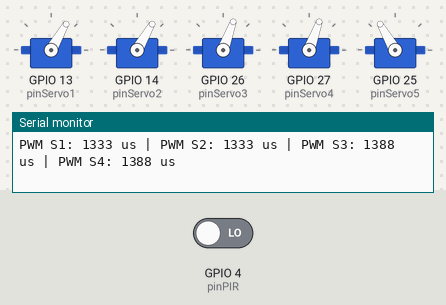
A sketch run on a simulated ESP32. On the bench: 5 × servo, the last lines printed to the serial monitor. Inputs (shaded band) come from the test bench; at power-on: GPIO 4 (pinPIR) LOW.

Above: at 3.8 s.
3.9 s: GPIO 4 (pinPIR) driven HIGH
At 5.1 s:
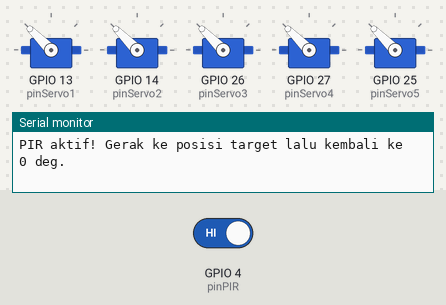
8.9 s: GPIO 4 (pinPIR) driven LOW
At 10.5 s:
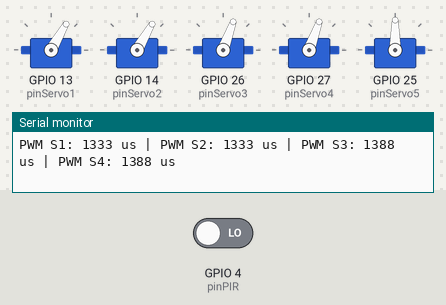
Timing chart, 0 to 18.4 s (numbered marks = the images above; inputs shaded):
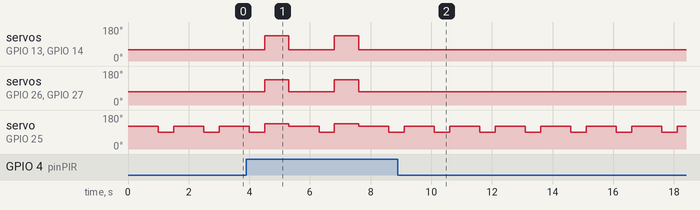

Measured:
- after the input at 3.9 s, servo on GPIO 13 (pinServo1), servo on GPIO 14 (pinServo2): alternates 135° for 0.80 s and 60° for 1.5 s, starting after 0.60 s; servo on GPIO 26 (pinServo3), servo on GPIO 27 (pinServo4): alternates 135° for 0.80 s and 70° for 1.5 s, starting after 0.60 s
- after the input at 8.9 s, servo on GPIO 13 (pinServo1), servo on GPIO 14 (pinServo2): stops changing and stays 60°; servo on GPIO 26 (pinServo3), servo on GPIO 27 (pinServo4): stops changing and stays 70°
- by itself, servo on GPIO 25 (pinServo5): alternates 120° for 1.0 s and 90° for 0.50 s

The sketch:

sketch.ino
```cpp
/*
  Nama : Hanifah Mutia Khansa
  NIM  : 26/588672/PT/11440
  Tugas: Studi Kasus Day 3 - GMRT UGM (Versi Ringkas)
*/

#include <ESP32Servo.h>
#include <Wire.h>

Servo servo1, servo2, servo3, servo4, servo5;

const int pinServo1 = 13; // Roll (berlawanan arah)
const int pinServo2 = 14; // Roll (berlawanan arah)
const int pinServo3 = 26; // Pitch (searah)
const int pinServo4 = 27; // Pitch (searah)
const int pinServo5 = 25; // Yaw
const int pinPIR = 4;  // Sensor PIR

// Ubah sudut [-90..90] ke PWM [1000..2000 us], 0 deg = 1500 us
int sudutKePWM(float sudut) {
  if (sudut > 90) sudut = 90;
  if (sudut < -90) sudut = -90;
  return map((long)round(sudut), -90, 90, 1000, 2000);
}

void setup() {
  Serial.begin(115200);
  Wire.begin(21, 22); // I2C: SDA = GPIO 21, SCL = GPIO 22
  pinMode(pinPIR, INPUT);

  servo1.attach(pinServo1, 1000, 2000);
  servo2.attach(pinServo2, 1000, 2000);
  servo3.attach(pinServo3, 1000, 2000);
  servo4.attach(pinServo4, 1000, 2000);
  servo5.attach(pinServo5, 1000, 2000);

  // Posisi awal 0 derajat (1500 us)
  servo1.writeMicroseconds(1500);
  servo2.writeMicroseconds(1500);
  servo3.writeMicroseconds(1500);
  servo4.writeMicroseconds(1500);
  servo5.writeMicroseconds(1500);

  Serial.println("Siap jalan!");
}

void loop() {
  // 1. Cek gerakan eksternal dari PIR
  if (digitalRead(pinPIR) == HIGH) {
    Serial.println("PIR aktif! Gerak ke posisi target lalu kembali ke 0 deg.");
    servo1.writeMicroseconds(sudutKePWM(45));
    servo2.writeMicroseconds(sudutKePWM(45));
    servo3.writeMicroseconds(sudutKePWM(45));
    servo4.writeMicroseconds(sudutKePWM(45));
    servo5.writeMicroseconds(sudutKePWM(45));
    delay(800);
    servo1.writeMicroseconds(1500);
    servo2.writeMicroseconds(1500);
    servo3.writeMicroseconds(1500);
    servo4.writeMicroseconds(1500);
    servo5.writeMicroseconds(1500);
  }

  // 2. Kasus Uji 1: Roll +30 deg dan Pitch -20 deg
  float roll  = 30.0;
  float pitch = -20.0;

  // Servo 1 & 2 berlawanan arah Roll; Servo 3 & 4 searah Pitch
  int pwm1 = sudutKePWM(-roll);
  int pwm2 = sudutKePWM(-roll);
  int pwm3 = sudutKePWM(pitch);
  int pwm4 = sudutKePWM(pitch);

  servo1.writeMicroseconds(pwm1);
  servo2.writeMicroseconds(pwm2);
  servo3.writeMicroseconds(pwm3);
  servo4.writeMicroseconds(pwm4);

  // 3. Contoh sederhana Yaw berhenti -> jeda 1 detik -> kembali ke 0 deg (1500 us)
  float yaw = 30.0;
  servo5.writeMicroseconds(sudutKePWM(yaw));
  delay(1000);
  servo5.writeMicroseconds(1500);

  // Cetak PWM Servo 1 - 4 ke Serial Monitor
  Serial.print("PWM S1: "); Serial.print(pwm1); Serial.print(" us | ");
  Serial.print("PWM S2: "); Serial.print(pwm2); Serial.print(" us | ");
  Serial.print("PWM S3: "); Serial.print(pwm3); Serial.print(" us | ");
  Serial.print("PWM S4: "); Serial.print(pwm4); Serial.println(" us");

  delay(500);
}
```
